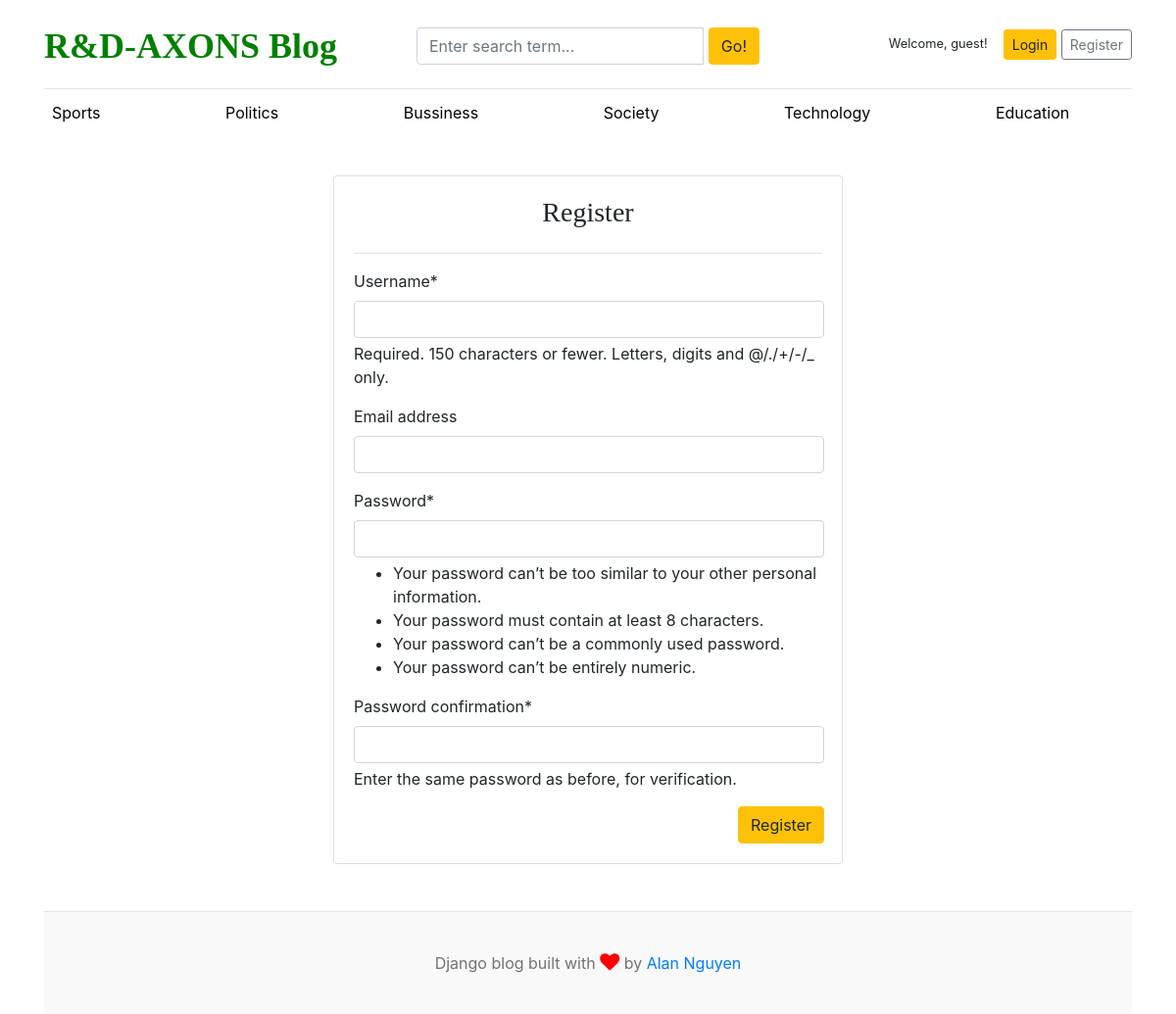
Screenshot of /register/ with the database file from the repository.
### blogs/models.py (models this page shows, shortened)
class Category(models.Model):
    category_name = models.CharField(max_length=50, unique=True)
    created_at = models.DateTimeField(auto_now_add=True)
    updated_at = models.DateTimeField(auto_now=True)
    class Meta:
        verbose_name_plural = 'categories'

### blog_main/views.py (the view)
# urls.py: path('register/', views.register, name='register'),
def register(request):
    if request.method =='POST':
        form = RegistrationForm(request.POST)
        if form.is_valid():
            form.save()
            return redirect('login')
        else:
            print(form.errors)
    else:
        form = RegistrationForm()
    context = {
        'form': form,
    }
    return render(request, 'accounts/register.html', context)

### blog_main/forms.py
class RegistrationForm(UserCreationForm):
    class Meta:
        model = User
        fields = ( 'username', 'email', 'password1', 'password2')

### blogs/context_processors.py (called while the page is built)
def get_categories(request):
    categories = Category.objects.all()
    return dict(categories=categories)

def get_social_links(request):
    social_links = SocialLink.objects.all()
    return dict(social_links=social_links)

### templates/accounts/register.html (shortened to what this page needs)
{% extends 'base.html' %}
{% block content %}
{% load crispy_forms_tags %}
<div class="card mx-auto" style="max-width:520px; margin-top:40px;">
<article class="card-body">
    <header class="mb-4"><h3 class="card-title" style="text-align: center;">Register</h3></header>
    <hr>
    <div class="row">
        <div class="col-6">
            <form action="{% url 'register' %}" method="POST" style="width: 480px; margin: auto;">
                {{ form | crispy }}
                <button type="submit" class="btn btn-warning" style="float:right">Register</button>
            </form>
        </div>
    </div>
</article>
</div>
<br/><br/>
{% endblock content %}

### templates/base.html (shortened to what this page needs)
{% load static %}
<!DOCTYPE html>
<html lang="en">
<head>
    <link href="https://getbootstrap.com/docs/4.0/dist/css/bootstrap.min.css" rel="stylesheet">
    <link rel="stylesheet" href="https://cdnjs.cloudflare.com/ajax/libs/font-awesome/4.7.0/css/font-awesome.min.css">
    <link href="{% static 'css/blogs.css' %}" rel="stylesheet">
  </head>
<body>
    <div class="container">
      <header class="blog-header py-3">
        <div class="row flex-nowrap justify-content-between align-items-center">
          <div class="col-4 pt-1">
            <a class="blog-header-logo" href="/" style="font-weight:900; color:green;">R&D-AXONS Blog</a>
          </div>
          <div class="col-4 pt-1" >
            <form action="{% url 'search' %}" method="GET">
              <div class="input-group">
                <input class="form-control" type="text" name="keyword" value="{{ keyword }}" placeholder="Enter search term..." aria-label="Enter search term..." aria-describedby="button-search" /><p style="margin-right:5px;"> </p>
                <button type="submit " class="btn btn-warning" id="button-search" type="button">Go!</button>
            </div>
            </form>
          </div>
          <div class="col-4 d-flex justify-content-end align-items-center">
            {% if user.is_authenticated %}
              <div class="nav-item">
                <small class="nav-link">Welcome, {{ user.username }}!</small>
              </div>
              <a href="{% url 'dashboard' %}" style="text-decoration: None">Dashboard</a> &nbsp;
              <a href="{% url 'logout' %}" style="text-decoration: None">Logout</a>
            {% else %}
              <div class="nav-item">
                <small class="nav-link">Welcome, guest!</small>
              </div>
              <a class="btn btn-sm btn-warning" href="{% url 'login' %}">Login</a> &nbsp;
              <a class="btn btn-sm btn-outline-secondary" href="{% url 'register' %}">Register</a>
            {% endif %}
          </div>
        </div>
      </header>
      <div class="nav-scroller py-1 mb-2">
        <nav class="nav d-flex justify-content-between">
          {% for item in categories %}
            <a class="p-2 cat-text" href="{% url 'posts_by_category' item.pk %} " style=" text-decoration: none">{{ item.category_name }}</a>
            <br/>
          {% endfor %}
        </nav>
      </div>
{% block content %}
{% endblock content %}
    <footer class="blog-footer">
        <p>Django blog built with <i class="fa fa-heart my-heart"></i> by <a href="#">Alan Nguyen</a></p>
    </footer>
</body>
</html>

### blog_main/static/css/blogs.css (style rules this page uses)
.blog-header { border-bottom: 1px solid #e5e5e5; }
.blog-header-logo { font-family: "IBM Plex Sans"!important; font-size: 2.25rem; }
h1, h2, h3, h4, h5, h6 { font-family: "IBM Plex Sans"!important; }
.blog-footer { padding: 2.5rem 0; color: #727272; text-align: center; background-color: #f9f9f9; border-top: .05rem solid #e5e5e5; }
.blog-footer p:last-child { margin-bottom: 0; }
.my-heart { font-size:20px; color: red !important; }
.cat-text { text-decoration: none; color: black; }

### rows the page displays
Category: category_name "Sports"
Category: category_name "Politics"
Category: category_name "Bussiness"
Category: category_name "Society"
Category: category_name "Technology"
Category: category_name "Education"
